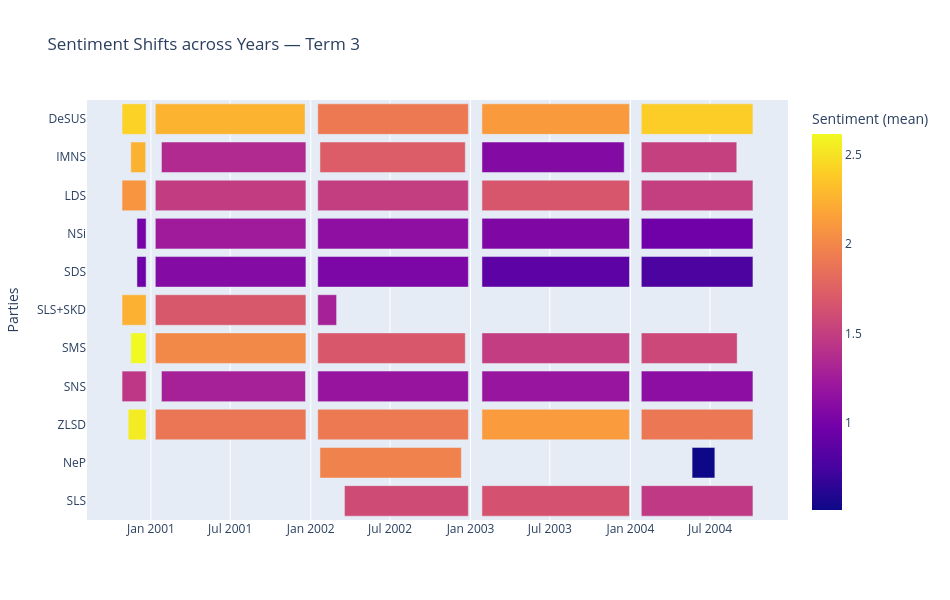
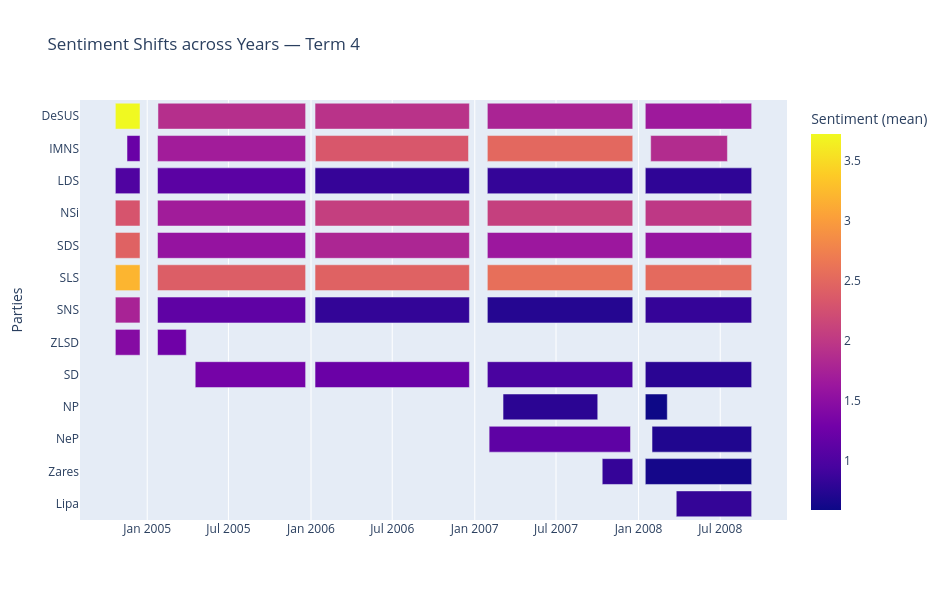
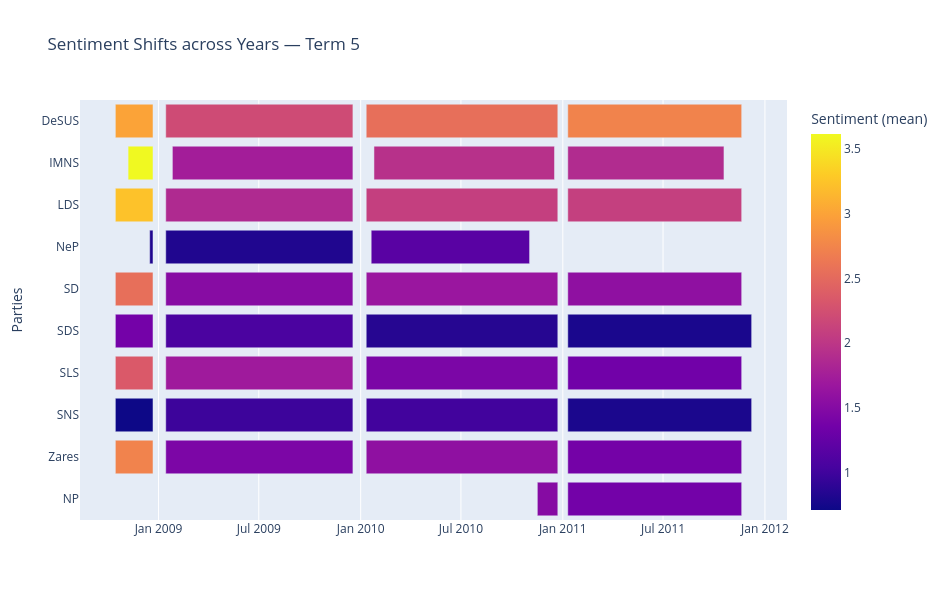
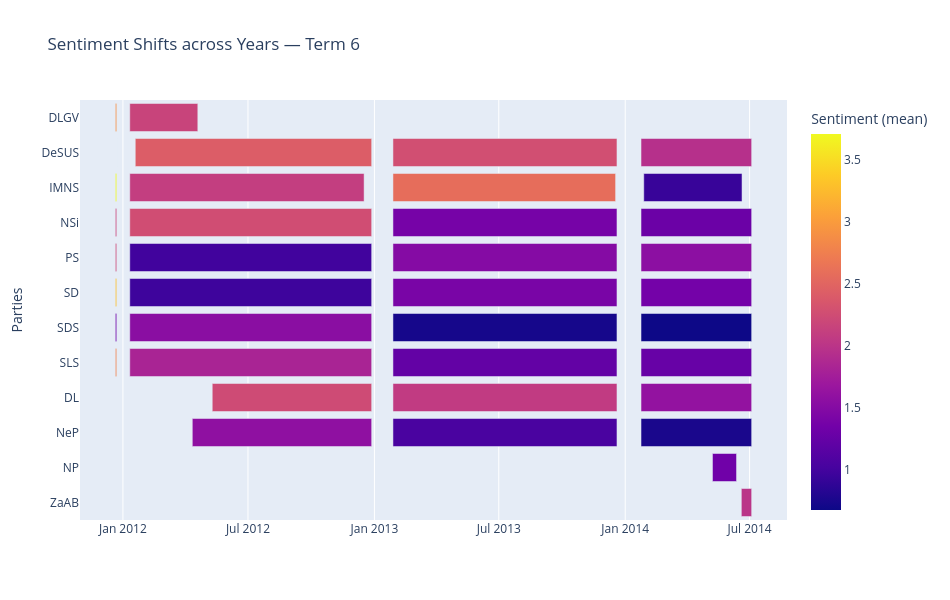

These figures' notebook cell, in order:
### Code cell
year_activity = df.groupby(['Term', 'Year', 'Speaker_party']).agg( #Can also be checked by aggregated parties - "Parties"
    Start_date=('Date', 'min'),
    End_date=('Date', 'max'),
    Speech_count=('Date', 'size'),
    Avg_sentiment=('Senti_n','mean')

).reset_index()
year_activity = year_activity[~year_activity['Speaker_party'].isin(["-"])] #"NP", NeP
year_activity["Speaker_party"].sort_values(ascending=True)

year_activity.head()

for term, df_term in year_activity.groupby("Term"):
    fig = px.timeline(
        df_term,
        x_start="Start_date",
        x_end="End_date",
        y="Speaker_party",
        color="Avg_sentiment",
        title=f"Sentiment Shifts across Years — {term}",
        labels={"Avg_sentiment": "Sentiment (mean)"}
    )
    fig.update_yaxes(autorange="reversed") 
    fig.update_layout(
        height=600,  
        width=950,
        yaxis_title="Parties",
        xaxis_title="", 
        )
    
    filename = f"Term_{term.split()[-1]}"

    
    fig.write_image(f"../Results/Figures/Sentiment_Terms/{filename}.png")
    fig.show()
